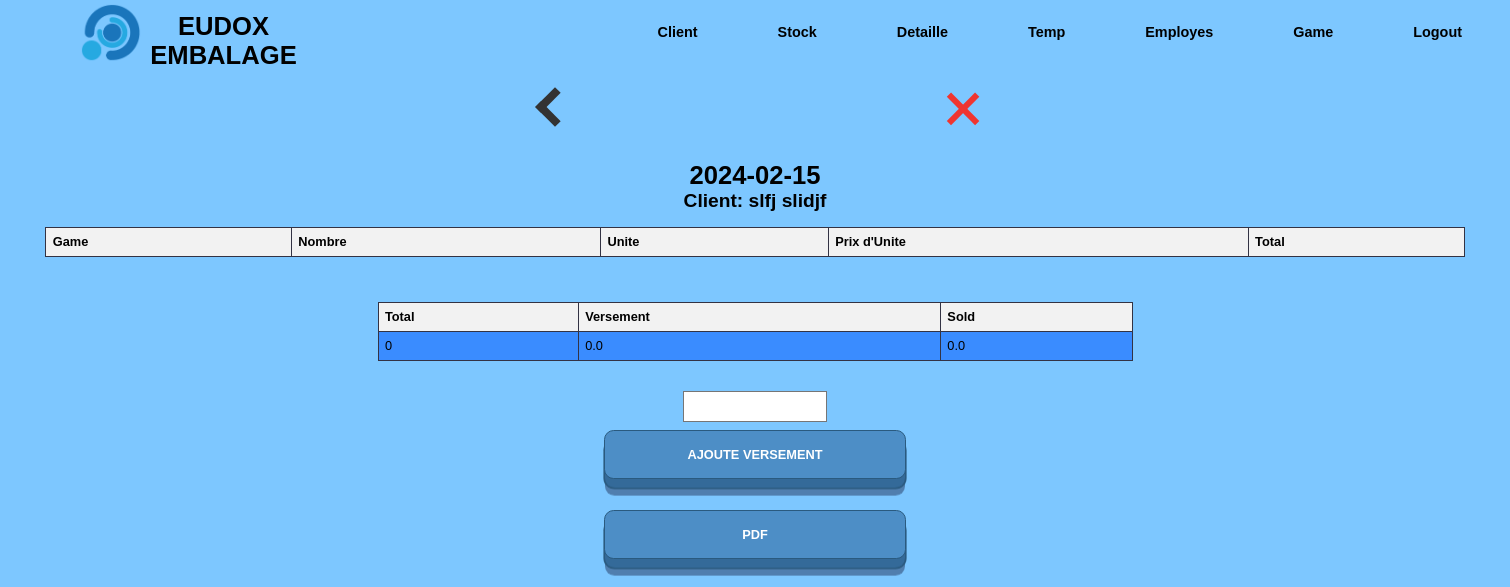
/client/view/2, run on an earlier commit of the app's database.
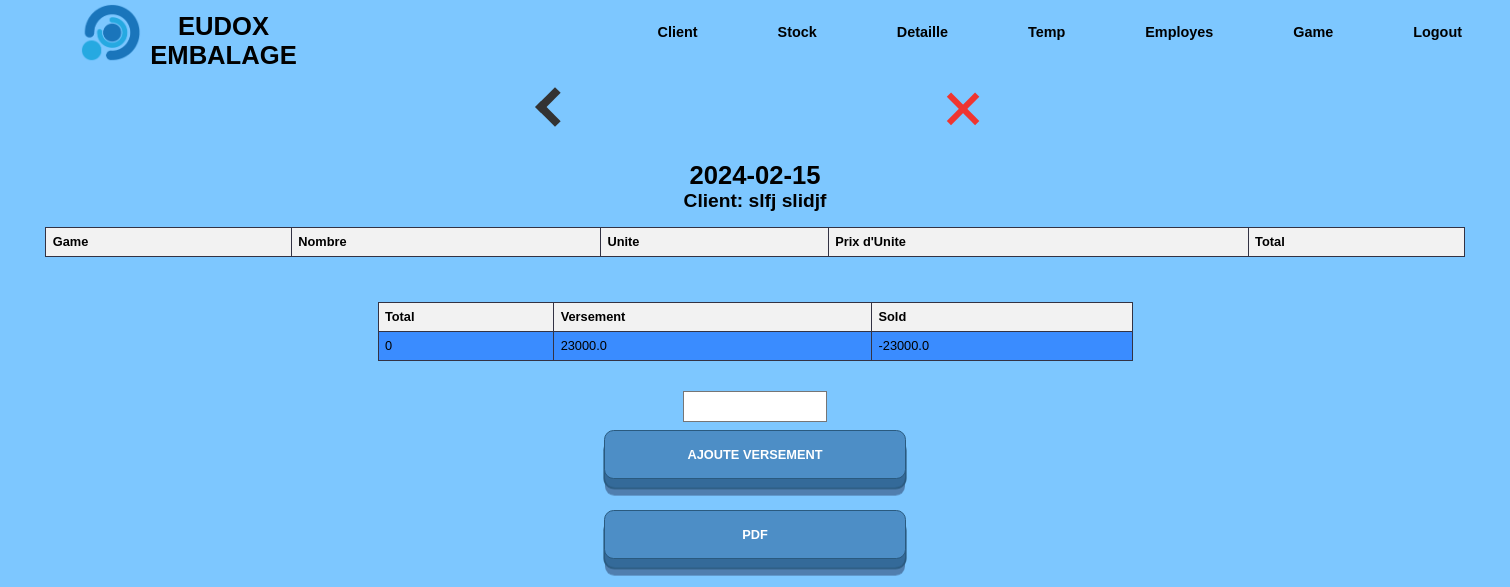
And on a later commit of the database.
### tables this page shows
CREATE TABLE stock_data (
        id INTEGER PRIMARY KEY AUTOINCREMENT,
        p_date DATE NOT NULL,
        first_name TEXT NOT NULL,
        last_name TEXT NOT NULL,
        payment REAL NOT NULL
    );

### app.py (the view, shortened to what this page needs)
@app.route('/client/view/<int:id>', methods=['POST', 'GET'])
def view_c_game(id):
    conn = sqlite3.connect('form_data.db')
    cursor = conn.cursor()
    cursor.execute('SELECT first_name, last_name, p_date, payment FROM stock_data WHERE id = ?', (id,))
    user_data = cursor.fetchone()
    cursor.execute('SELECT * FROM stk_game WHERE stock_id = ?', (id,))
    games = cursor.fetchall()
    conn.close()
    total = 0
    for game in games:
        total = total + (game[3]*game[4]*game[5])
    sold = total - user_data[3]
    return render_template('c_view_id.html', user_data=user_data, games=games , sold=sold, t=total, id=id)

### templates/c_view_id.html (shortened to what this page needs)
{% extends 'main.html' %}
{% block top %}
<a href="/client/view" id="back"><div class="thick-arrow-left"></div></a>
<a href="/main" id="aclose"><div class="close"></div></a>
{% endblock %}
{% block bot %}
<h1>{{ user_data[2] }}</h1>
<h2>Client: {{ user_data[0] }} {{ user_data[1] }}</h2>
<table>
  <tr>
    <th>Game</th>
    <th>Nombre</th>
    <th>Unite</th>
    <th>Prix d'Unite</th>
    <th>Total</th>
  </tr>
</table>
<table class="p" onclick="window.location='/client/view/{{ id }}/payment';" style="cursor: pointer;">
  <tr>
    <th>Total</th>
    <th>Versement</th>
    <th>Sold</th>
  </tr>
  <tr>
    <td>{{ t }}</td>
    <td>{{ user_data[3] }}</td>
    <td>{{ sold }}</td>
  </tr>
</table>
<br>
<form method="POST" action="/client/view/{{ id }}">
  <input type="number" id="pay" name="pay" required>
  <br>
  <button type="submit" class="button-19">Ajoute versement</button>
</form>
<br>
<button class="button-19" onclick="window.open('/client/view/{{ id }}/makePDF', '_blank')" >PDF</button>
<br>
{% endblock %}

What changed in the data, as far as the page shows it:
changed stock_data "slfj": payment "0.0" → "23000.0"
Also different on the page:
{{ sold }}: "0.0" → "-23000.0"
